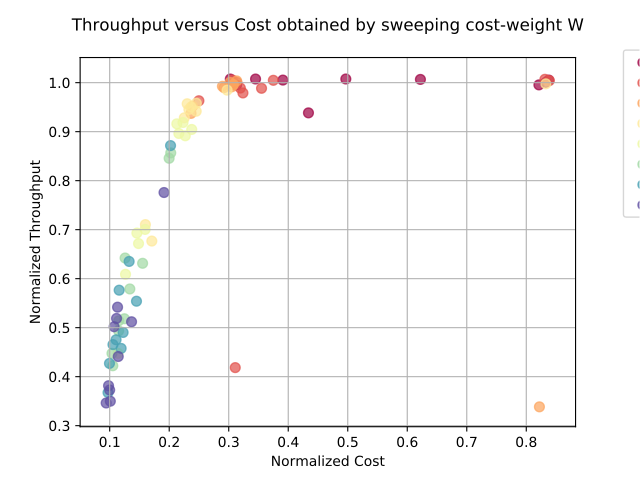

Write Python code to recreate this figure.
#Cost Performance Analysis



import random
import sys, os


#Create an instance of the optimization problem
sys.path.insert(0, '../0_Optimization_problem')
import OptimizationProblem

OP = OptimizationProblem.OptimizationProblem()
OP.sim_length=100000
OP.rand_seed=42


#some randomly chosen initial guesses for optimization:
initial_guesses = []
NUM_TRIALS=10


for i in range(NUM_TRIALS):
    initial_guesses.append([])
    for j in range(OP.NUM_DIMENSIONS):
        initial_guesses[i].append(random.randint(OP.bounds[j][0],OP.bounds[j][1]))

print "Initial guesses: ",initial_guesses


import numpy
from scipy.optimize import fmin_cobyla
	

#sweep the cost-weight W to get a cost-performance curve
weights=[0, 0.25, 0.5, 1, 2.5, 5.0, 7.5, 10]
print "Weights=",weights


def getCostPerformanceCurve():
	X_opt=[]
	f_opt=[]
	TP_opt=[]
	cost_opt=[]

	for i in range(len(weights)) :
		OP.W = weights[i]
		X_opt.append([])
		TP_opt.append([])
		cost_opt.append([])
		f_opt.append([])
		
		for j in initial_guesses:
			x = fmin_cobyla(func=OP.ObjectiveFunction, 
				x0=j,
				cons=OP.constraints,
				rhobeg=1,
				rhoend=1e-3)

			X_opt[i].append(x)
			TP_opt[i].append(OP.NormalizedThroughput(OP.Clip(x)))
			cost_opt[i].append(OP.NormalizedCost(OP.Clip(x)))
			f_opt[i].append(OP.ObjectiveFunction(x))
	
	#write the arrays out to a file
	with open("RESULT_X_opt.py", "w") as f:
		print >>f, "X_opt=",X_opt
	with open("RESULT_TP_opt.py", "w") as f:
		print >>f, "TP_opt=",TP_opt
	with open("RESULT_cost_opt.py", "w") as f:
		print >>f, "cost_opt=",cost_opt
	with open("RESULT_f_opt.py", "w") as f:
		print >>f, "f_opt=",f_opt

#plot cost-performance
import matplotlib.pyplot as plt
import math
import matplotlib
cmap = matplotlib.cm.get_cmap('Spectral')



def PlotCostPerformanceCurve():
	import RESULT_TP_opt, RESULT_cost_opt
	fig1=plt.figure();
	
        for i in range(len(weights)) :
		X =RESULT_cost_opt.cost_opt[i]
		Y =RESULT_TP_opt.TP_opt[i]
		plt.scatter(X,Y, marker='o', color = cmap(float(i)/(len(weights)-1)), s=50, alpha=0.7, label=r"$W=$"+str(weights[i]))

	plt.title("Throughput versus Cost obtained by sweeping cost-weight W\n")
	plt.xlabel("Normalized Cost")
	plt.ylabel("Normalized Throughput")
	plt.grid()
	plt.legend().draggable()
	plt.show()

getCostPerformanceCurve()
PlotCostPerformanceCurve()
